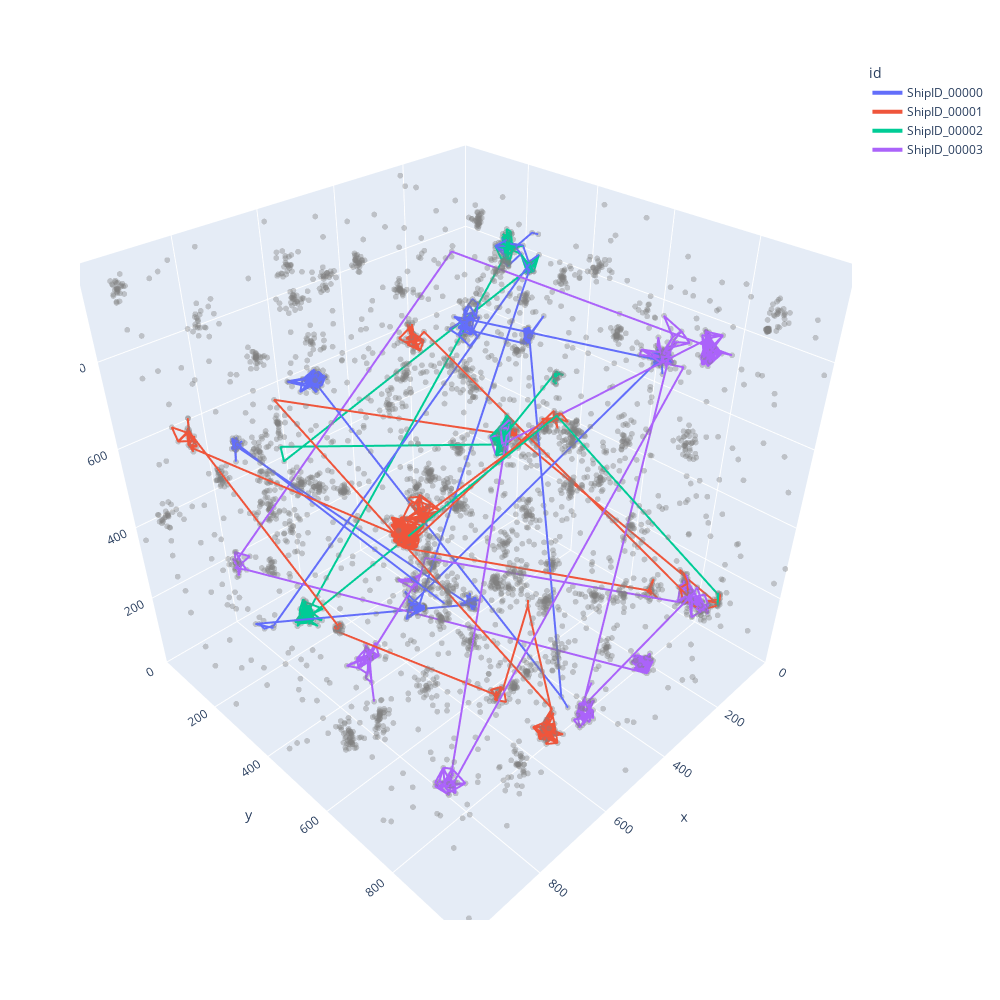

Write notebook code for a chart like this one.
### Code cell
# Plot Ship movements with stars overlaid
fig = px.line_3d(ship_movements, x="x", y="y", z="z", color="id",
                 range_x=[0,1000], range_y=[0,1000], range_z=[0,1000],
                 width=1000, height=1000,
                 #color_discrete_sequence=px.colors.qualitative.T10,
                 hover_data = ['t','x','y','z'])

fig.add_trace(px.scatter_3d(star_coords, x='x', y='y', z='z', hover_name = 'id', opacity=0.4, width = 1000, height = 1000).data[0])
fig.update_traces(marker=dict(size=2, color='grey'), line=dict(width=4))
fig.show()

### Figure 1 — Plotly figure (JSON) as saved in the notebook; plotly's stock layout.template omitted (floating-point values rounded to 4 significant figures; data arrays with more than 128 entries replaced by an {"elided": "..."} marker saying what was removed)
{"data": [{"customdata": {"elided": "1000x1 int values"}, "hovertemplate": "id=ShipID_00000<br>x=%{x}<br>y=%{y}<br>z=%{z}<br>t=%{customdata[0]}<extra></extra>", "legendgroup": "ShipID_00000", "line": {"color": "#636efa", "dash": "solid", "width": 4}, "marker": {"color": "grey", "size": 2, "symbol": "circle"}, "mode": "lines", "name": "ShipID_00000", "scene": "scene", "showlegend": true, "type": "scatter3d", "x": {"elided": "1000 float values"}, "y": {"elided": "1000 float values"}, "z": {"elided": "1000 float values"}}, {"customdata": {"elided": "1000x1 int values"}, "hovertemplate": "id=ShipID_00001<br>x=%{x}<br>y=%{y}<br>z=%{z}<br>t=%{customdata[0]}<extra></extra>", "legendgroup": "ShipID_00001", "line": {"color": "#EF553B", "dash": "solid", "width": 4}, "marker": {"color": "grey", "size": 2, "symbol": "circle"}, "mode": "lines", "name": "ShipID_00001", "scene": "scene", "showlegend": true, "type": "scatter3d", "x": {"elided": "1000 float values"}, "y": {"elided": "1000 float values"}, "z": {"elided": "1000 float values"}}, {"customdata": {"elided": "1000x1 int values"}, "hovertemplate": "id=ShipID_00002<br>x=%{x}<br>y=%{y}<br>z=%{z}<br>t=%{customdata[0]}<extra></extra>", "legendgroup": "ShipID_00002", "line": {"color": "#00cc96", "dash": "solid", "width": 4}, "marker": {"color": "grey", "size": 2, "symbol": "circle"}, "mode": "lines", "name": "ShipID_00002", "scene": "scene", "showlegend": true, "type": "scatter3d", "x": {"elided": "1000 float values"}, "y": {"elided": "1000 float values"}, "z": {"elided": "1000 float values"}}, {"customdata": {"elided": "1000x1 int values"}, "hovertemplate": "id=ShipID_00003<br>x=%{x}<br>y=%{y}<br>z=%{z}<br>t=%{customdata[0]}<extra></extra>", "legendgroup": "ShipID_00003", "line": {"color": "#ab63fa", "dash": "solid", "width": 4}, "marker": {"color": "grey", "size": 2, "symbol": "circle"}, "mode": "lines", "name": "ShipID_00003", "scene": "scene", "showlegend": true, "type": "scatter3d", "x": {"elided": "1000 float values"}, "y": {"elided": "1000 float values"}, "z": {"elided": "1000 float values"}}, {"hovertemplate": "<b>%{hovertext}</b><br><br>x=%{x}<br>y=%{y}<br>z=%{z}<extra></extra>", "hovertext": {"elided": "4158 str values"}, "legendgroup": "", "line": {"width": 4}, "marker": {"color": "grey", "opacity": 0.4, "size": 2, "symbol": "circle"}, "mode": "markers", "name": "", "scene": "scene", "showlegend": false, "type": "scatter3d", "x": {"elided": "4158 float values"}, "y": {"elided": "4158 float values"}, "z": {"elided": "4158 float values"}}], "layout": {"height": 1000, "legend": {"title": {"text": "id"}, "tracegroupgap": 0}, "margin": {"t": 60}, "scene": {"domain": {"x": [0, 1], "y": [0, 1]}, "xaxis": {"range": [0, 1000], "title": {"text": "x"}}, "yaxis": {"range": [0, 1000], "title": {"text": "y"}}, "zaxis": {"range": [0, 1000], "title": {"text": "z"}}}, "width": 1000}}
